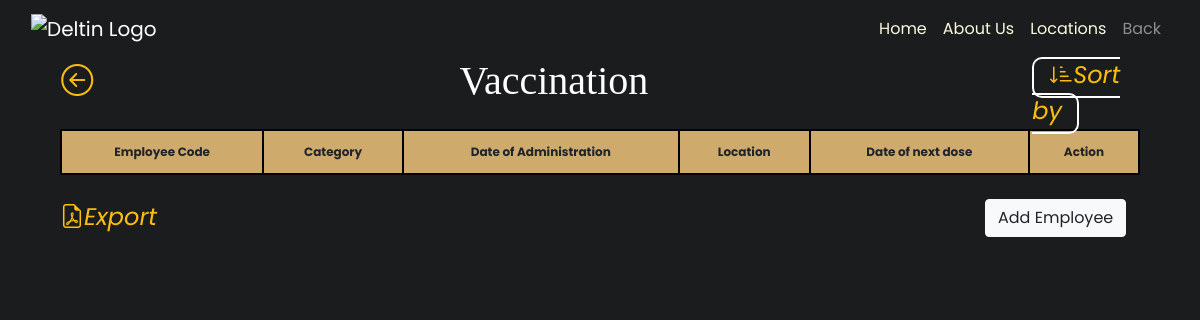
The page /views/hrm/vaccination_table.php (signed in) on the database as committed earlier.
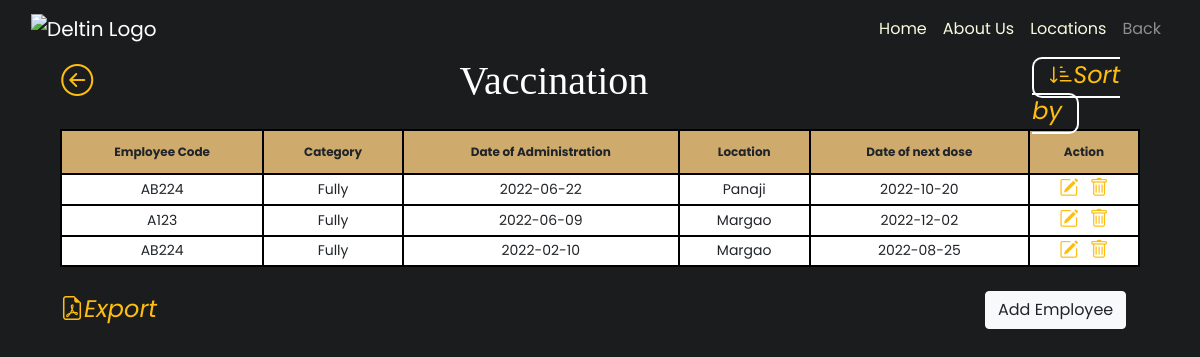
The same page on the database as committed later.
### tables this page shows
CREATE TABLE `vaccination` (
  `vaccination_id` int(11) NOT NULL,
  `emp_id` int(11) NOT NULL,
  `category_id` int(11) NOT NULL,
  `date_of_administration` date DEFAULT NULL,
  `location` varchar(50) DEFAULT NULL,
  `date_of_next_dose` date DEFAULT NULL
);

CREATE TABLE `employee` (
  `emp_id` int(11) NOT NULL,
  `emp_code` varchar(10) NOT NULL,
  `fname` varchar(10) NOT NULL,
  `mname` varchar(10) NOT NULL,
  `lname` varchar(10) NOT NULL,
  `designation` int(11) NOT NULL,
  `dob` date NOT NULL,
  `address` varchar(100) NOT NULL,
  `state` varchar(10) NOT NULL,
  `country` varchar(10) NOT NULL,
  `pincode` int(11) NOT NULL,
  `email` varchar(255) DEFAULT NULL,
  `blood_group` varchar(4) DEFAULT NULL,
  `department` varchar(15) DEFAULT NULL,
  `joining_date` date DEFAULT NULL,
  `aadhaar_number` int(11) NOT NULL,
  `salary` float DEFAULT NULL,
  `acc_id` int(11) DEFAULT NULL,
  `role` int(11) DEFAULT NULL
);

CREATE TABLE `vaccination_category` (
  `category_name` varchar(20) NOT NULL,
  `category_id` int(11) NOT NULL
);

### views/hrm/vaccination_table.php (the view, shortened to what this page needs)
<?php include('../../controllers/employee_controller.php'); ?>
<!doctype html>
<html lang="en">
<head>
    <link rel="stylesheet" href="https://cdn.jsdelivr.net/npm/bootstrap@4.4.1/dist/css/bootstrap.min.css"
>
    <link rel="stylesheet" href="https://cdn.jsdelivr.net/npm/bootstrap-icons@1.10.2/font/bootstrap-icons.css">
    <link rel="stylesheet" type="text/css" href="../../css/AccommodationView.css">
    <link rel="stylesheet" href="../../css/style1.css">
</head>
<body>
<nav class="navbar  navbar-expand-lg navbar-dark f4 lh-copy pa3 fw4">
        <div class="container-fluid">
            <a class="navbar-brand" href="../dashboard.php">
                <img src="" alt="Deltin Logo" class="d-inline-block align-text-top">
            </a>
            <div class="offcanvas offcanvas-end text-bg-dark" tabindex="-1" id="offcanvasNavbar"
                aria-labelledby="offcanvasNavbarLabel">
                <div class="offcanvas-body">
                    <ul class="navbar-nav justify-content-end flex-grow-1 pe-3">
                        <li class="nav-item">
                            <a class="nav-link active" aria-current="page" href="../dashboard.php">Home</a>
                        </li>
                        <li class="nav-item">
                            <a class="nav-link active" href="../aboutus.html" target="_blank">About Us</a>
                        </li>
                        <li class="nav-item">
                            <a class="nav-link active" href="#" target="_blank">Locations</a>
                        </li>
                        <li class="nav-item">
                            <a class="nav-link active1" id="adminlogin" onmouseover="this.style.cursor='pointer'" onclick=history.back()>Back</a>
                        </li>
                    </ul>
                </div>
            </div>
        </div>
    </nav>
    <div class="" style="margin: 0% 5.1%;">
        <div class="row">
            <div class="col-1">
                <a role="button" href="#" target="_blank" rel="noopener noreferrer">
                    <i class="bi bi-arrow-left-circle" style="font-size: 2rem; color: white;"></i>
                </a>
            </div>
            <div class="col-9">
                <h1 class="text-center">Vaccination</h1>
            </div>
            <div class="col ml-5 sort">
                <a class="button" role="button" href="#">
                    <i class="bi bi-sort-down-alt" style="font-size: 1.5rem; color: white;">Sort by</i>
                </a>
            </div>
        </div>
    </div>
    <div class="table-div">
        <div class="table-responsive bg-white">
                <?php $results = mysqli_query($conn, "SELECT * FROM vaccination"); ?>
            <table class="table table-hover m-0">
                <thead style="border: 2px solid black;">
                    <tr>
                        <th scope="col">Employee Code</th>
                            <th scope="col">Category </th>
                            <th scope="col">Date of Administration </th>
                            <th scope="col">Location </th>
                            <th scope="col">Date of next dose </th>
                            <th scope="col" colspan="2" align="center">Action</th>
                </thead>
                <tbody>
                    <?php while ($row = mysqli_fetch_array($results)) { ?>
                    <?php $employeeid = $row['emp_id'];
                    $queryEmployeeCode = mysqli_query($conn, "SELECT * FROM employee where emp_id=$employeeid");
                    $EmployeeCode_row = mysqli_fetch_assoc($queryEmployeeCode);
                    $categoryid = $row['category_id'];
                    $queryCategory_name = mysqli_query($conn, "SELECT * FROM vaccination_category where category_id=$categoryid");
                    $CategoryName_row = mysqli_fetch_assoc($queryCategory_name);
                    ?>
                    <tr>
                        <td>
                            <?php echo $EmployeeCode_row['emp_code']; ?>
                        </td>
                        <td>
                            <?php echo $CategoryName_row['category_name']; ?>
                        </td>
                        <td>
                            <?php echo $row['date_of_administration']; ?>
                        </td>
                        <td>
                            <?php echo $row['location']; ?>
                        </td>
                        <td>
                            <?php echo $row['date_of_next_dose']; ?>
                        </td>
                        <td><a href="./vaccination.php?edit=<?php echo '%27' ?><?php echo $row['vaccination_id']; ?><?php echo '%27' ?>"
                                class="edit_btn"><i class="bi bi-pencil-square" style="font-size: 1.2rem; color: black;"></i></a>
                        <a href="../../controllers/vaccination_controller.php?del=<?php echo '%27' ?><?php echo $row['vaccination_id']; ?><?php echo '%27' ?>"
                                class="del_btn"><i class="bi bi-trash" style="font-size: 1.2rem; color: black;"></a></td>
                    </tr>
                    <?php } ?>
                </tbody>
            </table>
        </div>
    </div>
    <div class="" style="margin:2% 5%;">
        <div class="row">
            <div class="col-2">
                <a role="button" href="#" target="_blank" rel="noopener noreferrer">
                    <i class="bi bi-file-earmark-pdf" style="font-size: 1.5rem; color: white;">Export</i>
                </a>
            </div>
            <div class="col-8">
            </div>
            <div class="col-2">
                <a role="button" class="btn btn-light" href="../../form templates//emp.html">
                    Add Employee
                </a>
            </div>
        </div>
    </div>
</body>
</html>

### css/AccommodationView.css (style rules this page uses)
body { font-family: 'Poppins', sans-serif; font-weight: 400; -webkit-font-smoothing: antialiased; text-rendering: optimizeLegibility; -moz-osx-font-smoothing: grayscale; background-color: antiquewhite; }
h1 { color: white; text-align: center; font-family: theSeasons; }
th { border: 2px solid black; background-color: #ceaa6d; font-size: 12px; }
table { color: black; text-align: center; font-family: poppins; }
table td { padding: 0px !important; vertical-align: middle !important; }
.table-div { margin: 0% 5%; }
thead tr th, tbody tr td { border: 2px solid black; }
td { font-size: 14px; }
body { background: #1b1c1e; }
.sort>a { padding: 7px 15px; border: 2px solid white; border-radius: 10px; }
nav { font-family: poppins; font-size: 16px !important; }
.active { background: -webkit-linear-gradient(#f5f5c4, #fdfff9); -webkit-background-clip: text; -webkit-text-fill-color: transparent; }
.active1 { color: black; border-radius: 10px; }

### css/style1.css (style rules this page uses)
.active { background: -webkit-linear-gradient(#f5f5c4, #fdfff9); -webkit-background-clip: text; -webkit-text-fill-color: transparent; }
a:link { text-decoration: none; }
.bi { color: #FEBE10 !important; }

Rows that differ between the two databases and show on the page:
added vaccination: emp.emp_code "AB224", category.category_name "Fully", date_of_administration "2022-06-22", location "Panaji", date_of_next_dose "2022-10-20"
added vaccination: emp.emp_code "A123", category.category_name "Fully", date_of_administration "2022-06-09", location "Margao", date_of_next_dose "2022-12-02"
added vaccination: emp.emp_code "AB224", category.category_name "Fully", date_of_administration "2022-02-10", location "Margao", date_of_next_dose "2022-08-25"
